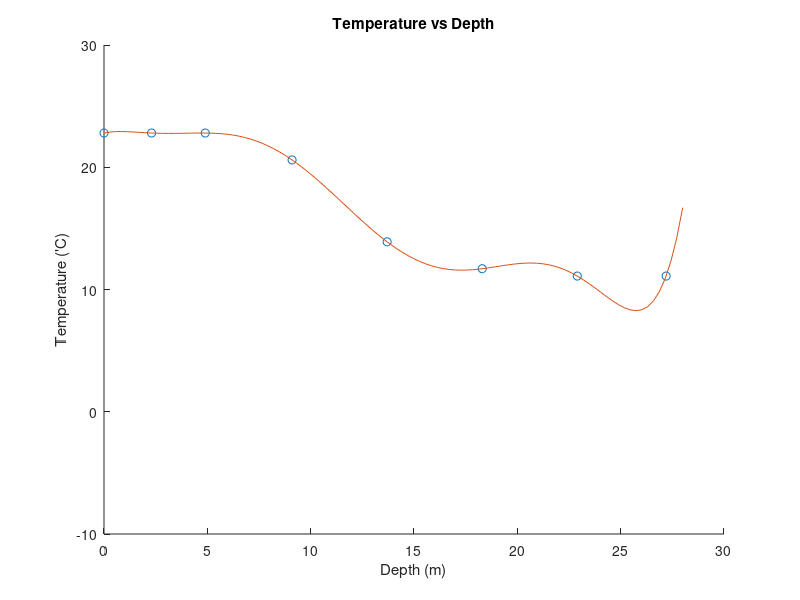
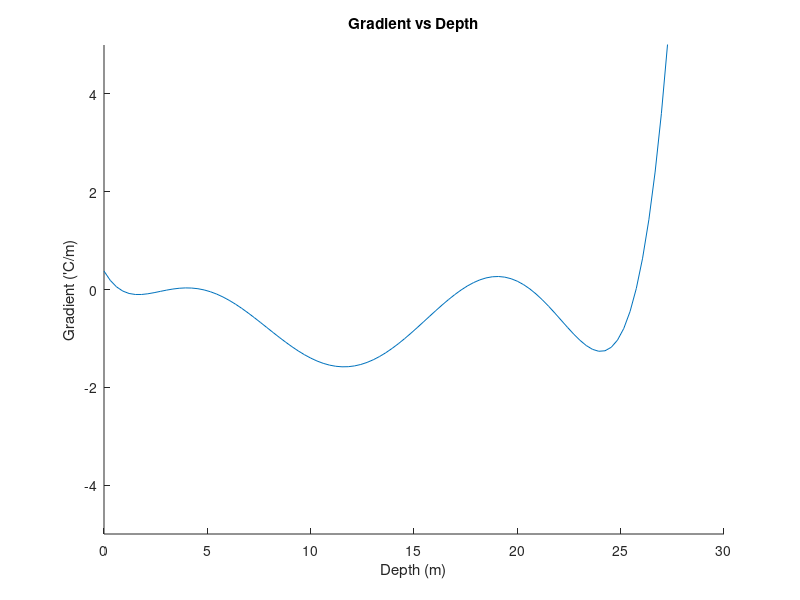

The MATLAB source for these figures, in order:
# Allan Matthew B. Mariano
# 2015-05804
# CS 131 WFY



################################################
#Part 2: Monomial Basis Interpolation
################################################

# x values z(m)
x =[
  0
  2.3
  4.9
  9.1
  13.7
  18.3
  22.9
  27.2
];
#Summer Temperature Values T(C)
temp = [
  22.8
  22.8
  22.8
  20.6
  13.9
  11.7
  11.1
  11.1
];

#Function to get the first derivative

function ret = first(x,a)
  ret =x*(x*(x*(x*(x*(x*7*a(8)+6*a(7))+5*a(6))+4*a(5))+3*a(4))+2*a(3))+a(2); 
endfunction

#Function to get the second derivative

function ret = inflex(x,a)
  ret =x*(x*(x*(x*(x*42*a(8)+30*a(7))+20*a(6))+12*a(5))+6*a(4))+2*a(3); 
endfunction

#Function to het the third derivative

function ret = inflex2(x,a)
  ret = x*(x*(x*(x*210*a(8)+120*a(7))+60*a(6))+24*a(5))+6*a(4); 
endfunction

#A Cholesky Function that does Factorization

function ret = cholesky(Tot,p)
  A = Tot'*Tot;
  b = Tot'*p;
  I  = eye(columns(A));
  s = columns(I);



  D = A;
  L = I;

  for j = 1:s-1
     M1 = I;
    for k=j+1:s
       M1(k,j) = -D(k,j)/D(j,j);
   end
    L = M1*L;
    D = M1*D;
  end


  D= diag(diag(D));

  L = inv(L);

  y = L\b;
  x = (D*L')\y;

  ret = x;
endfunction

#vandermonde matrix
printf("2.1 = Vandermond atrix which represents the polynomial\n")
x1 = [
  1 x(1) x(1)^2 x(1)^3 x(1)^4 x(1)^5 x(1)^6 x(1)^7
  1 x(2) x(2)^2 x(2)^3 x(2)^4 x(2)^5 x(2)^6 x(2)^7
  1 x(3) x(3)^2 x(3)^3 x(3)^4 x(3)^5 x(3)^6 x(3)^7
  1 x(4) x(4)^2 x(4)^3 x(4)^4 x(4)^5 x(4)^6 x(4)^7
  1 x(5) x(5)^2 x(5)^3 x(5)^4 x(5)^5 x(5)^6 x(5)^7
  1 x(6) x(6)^2 x(6)^3 x(6)^4 x(6)^5 x(6)^6 x(6)^7
  1 x(7) x(7)^2 x(7)^3 x(7)^4 x(7)^5 x(7)^6 x(7)^7
  1 x(8) x(8)^2 x(8)^3 x(8)^4 x(8)^5 x(8)^6 x(8)^7
]

printf("\n===============================================\n")


# compute a0 - a7

printf("1.2 = Coefficients of the function a0 - a7 respectively\n")


ans = cholesky(x1, temp)

printf("\n===============================================\n")


hehe = ans;

#plotting

j = linspace(0, 28);
for i = 1: 100
  y(i) = polyval(flipud(ans), j(i));
end

figure(1)
clf()
hold on;
xlabel("Depth (m)");
ylabel("Temperature ('C)");
title("Temperature vs Depth");
plot(x,temp, 'o')
plot(j,y, '-')
xlim([0,30])
ylim([-10,30])
hold off;

# getting inflection using Newton's Method
temp = temp';

thermocline = 12.476;


curr = thermocline + (inflex(thermocline, ans)/inflex2(thermocline, ans));
old = curr;
err = curr;

while err > 0.01
  curr = thermocline - (inflex(thermocline, ans)/inflex2(thermocline, ans));
  err = abs(curr-old);
  old = curr;
  thermocline = curr;
endwhile

printf("2.3 = Get the inflection point\n")


thermocline = curr;

printf("Thermocline = %f m", thermocline)

printf("\n===============================================\n")

#getting the gradient

printf("2.5 = Get the gradient(First Derivative)\n")


gradient = first(thermocline, ans);

printf("Gradient = %f C /m \n", gradient)

printf("===============================================\n")


#plotting the gradient

a = linspace(0, 30);
for i = 1: 100
  b(i) = first(a(i),ans);
end

figure(2)
clf()
xlabel("Depth (m)");
ylabel("Gradient ('C/m)");
title("Gradient vs Depth");
hold on;
plot(a,b, '-')
ylim([-5,5])
xlim([0,30])
hold off;

#get heat flux

printf("2.6 = Get the heatflux using the gradient\n")


heatflux = ((-0.01*(gradient/100))*86400);

printf("Heat flux = %f cal / (cm day)\n", heatflux)

